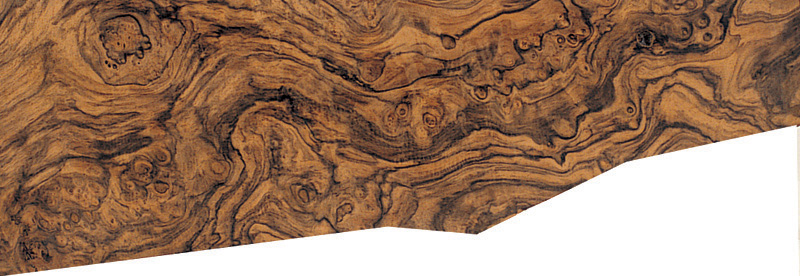
#> input picture OpenCVCourse/Resources/Schaftholzklasse-11.jpg, 800 x 276 px
$ python Resizing.py
#> lines starting #> are read from the running program, lines starting #| are printed output that depends on the picture
import cv2

img = cv2.imread("Resources/Schaftholzklasse-11.jpg")
#> img is the input picture: shape (276, 800, 3); mean B, G, R 102.7, 125.9, 159.4
print(img.shape)
#| (276, 800, 3)

imgResize = cv2.resize(img, (800, 276))

imgCropped = img[0:200, 200:500]
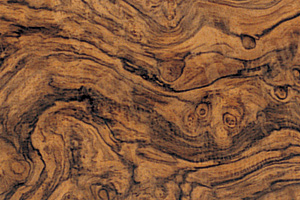
#> imgCropped: shape (200, 300, 3); mean B, G, R 57.8, 87.7, 131.5

cv2.imshow("Resized", imgResize)
cv2.imshow("Image Cropped", imgCropped)
cv2.waitKey(0)

$ run again, with OpenCVCourse/Resources/Schaftholzklasse-1.jpg copied over OpenCVCourse/Resources/Schaftholzklasse-11.jpg
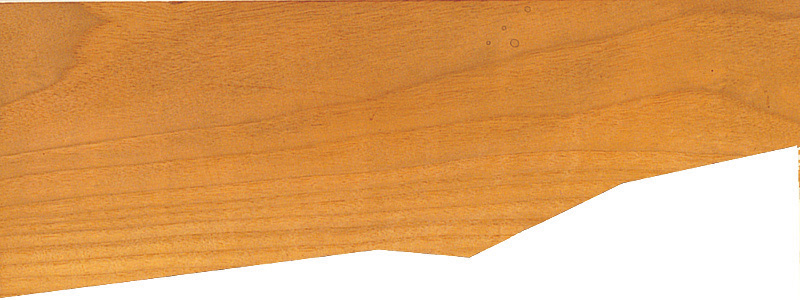
#> input picture OpenCVCourse/Resources/Schaftholzklasse-1.jpg, 800 x 300 px
#> img is the input picture: shape (300, 800, 3); mean B, G, R 101.4, 162.8, 221.8
#| (300, 800, 3)
#> `imgResize = cv2.resize(img, (800, 276))`:
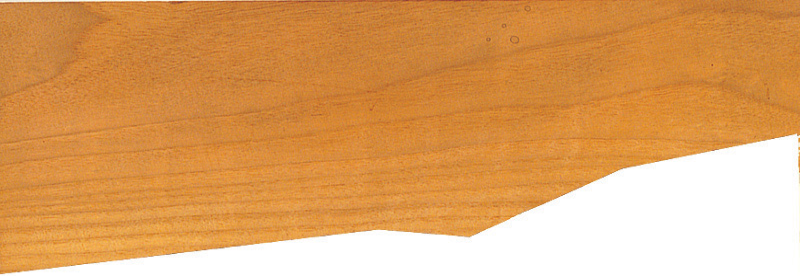
#> imgResize: shape (276, 800, 3); mean B, G, R 101.3, 162.7, 221.7
#> `imgCropped = img[0:200, 200:500]`:
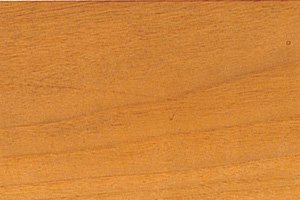
#> imgCropped: shape (200, 300, 3); mean B, G, R 57.2, 133, 208.9

$ run again, with OpenCVCourse/Resources/Schaftholzklasse-2.jpg copied over OpenCVCourse/Resources/Schaftholzklasse-11.jpg
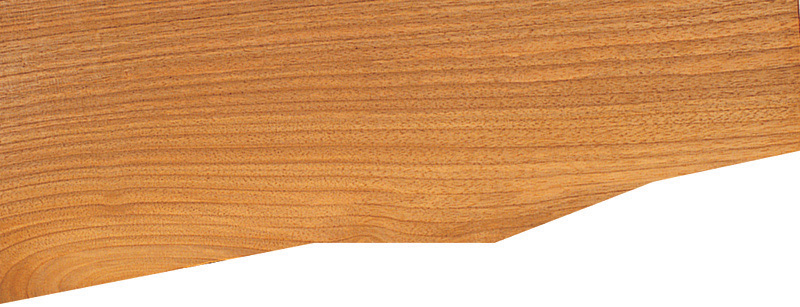
#> input picture OpenCVCourse/Resources/Schaftholzklasse-2.jpg, 800 x 307 px
#> img is the input picture: shape (307, 800, 3); mean B, G, R 114.4, 161.4, 214.2
#| (307, 800, 3)
#> `imgResize = cv2.resize(img, (800, 276))`:
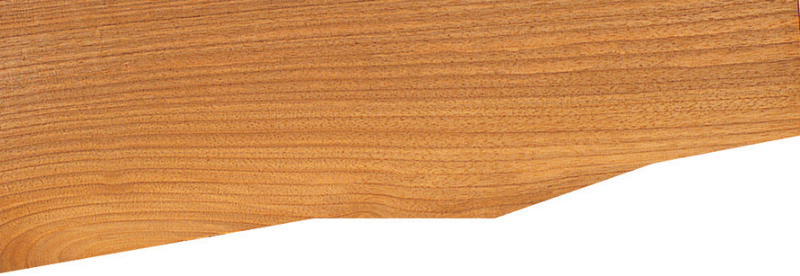
#> imgResize: shape (276, 800, 3); mean B, G, R 114.3, 161.3, 214.1
#> `imgCropped = img[0:200, 200:500]`:
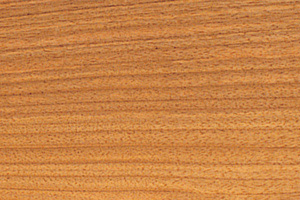
#> imgCropped: shape (200, 300, 3); mean B, G, R 70.4, 131.3, 201

$ run again, with OpenCVCourse/Resources/Schaftholzklasse-3.jpg copied over OpenCVCourse/Resources/Schaftholzklasse-11.jpg
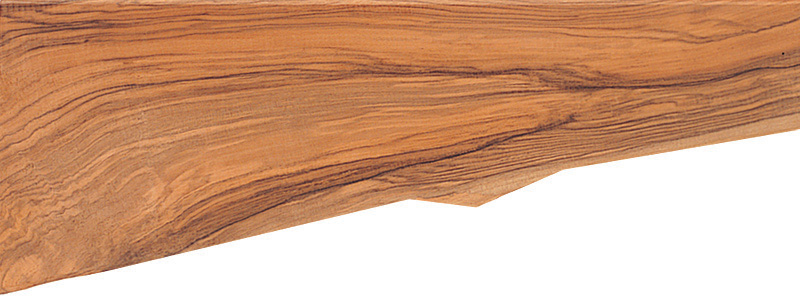
#> input picture OpenCVCourse/Resources/Schaftholzklasse-3.jpg, 800 x 297 px
#> img is the input picture: shape (297, 800, 3); mean B, G, R 133.4, 163.5, 209.4
#| (297, 800, 3)
#> `imgResize = cv2.resize(img, (800, 276))`:
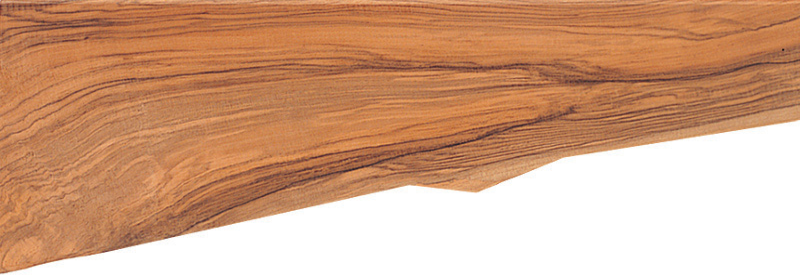
#> imgResize: shape (276, 800, 3); mean B, G, R 133.3, 163.4, 209.3
#> `imgCropped = img[0:200, 200:500]`:
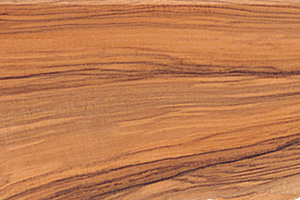
#> imgCropped: shape (200, 300, 3); mean B, G, R 79.3, 123.7, 191.3
